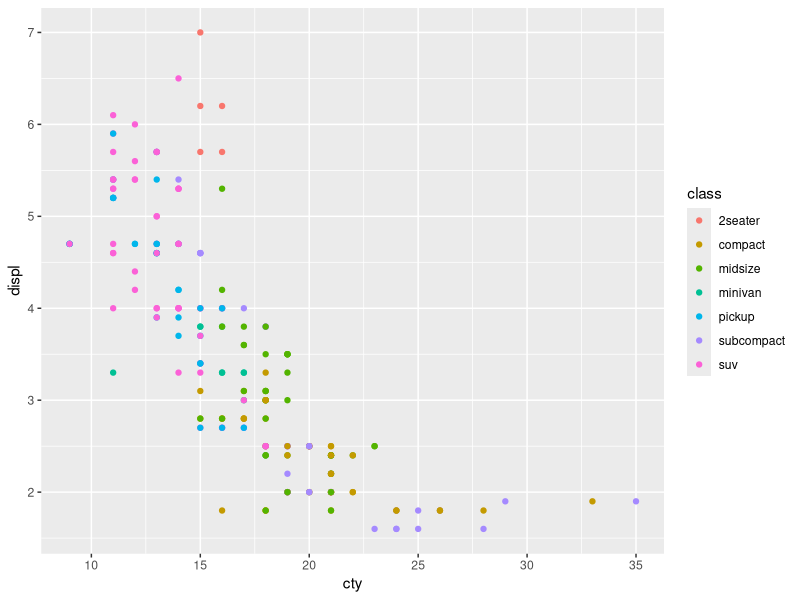
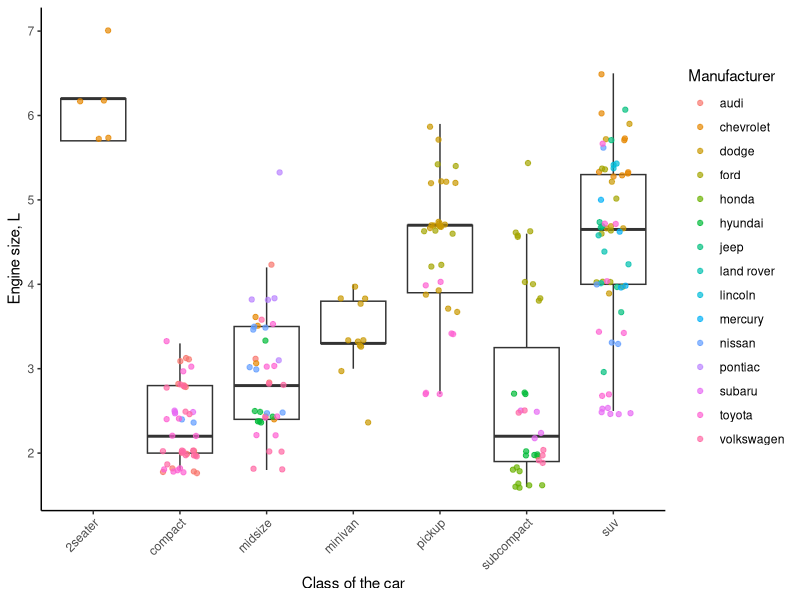
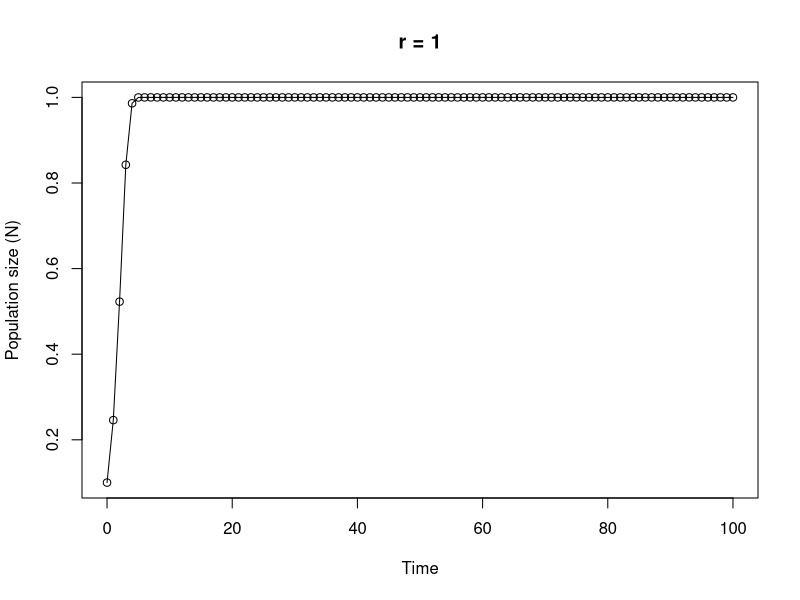

These charts were generated, in order, by the following R code:
## ---- chunk 1
library(readr)
library(tidyverse)
## ---- chunk 2
#file.choose()
mpg_df <- mpg
mpg_df %>% head()
## ---- chunk 3
mpg_df %>% ggplot(aes(x = cty, y = displ)) + geom_point(aes(colour = class))  

## ---- chunk 4
ggplot(mpg, aes(x = class, y = displ)) +
  geom_boxplot(outlier.shape = NA) + 
  geom_jitter(aes(color = manufacturer), width = 0.2, alpha = 0.7) +
  theme_classic() +
  labs(x = "Class of the car", y = "Engine size, L", color = "Manufacturer") + 
  theme(axis.text.x = element_text(angle = 45, hjust = 1))
## ---- chunk 5
 # Load the tidyverse package
library(dplyr) 
# Calculate the mean engine size using pipes
mean_engine_size <- mpg %>%
  select(displ) %>%  # Select only the 'displ' column
  pull() %>%  # Extract it as a vector
  mean(na.rm = TRUE)  # Compute the mean, ignoring NA values

# Print the result
print(mean_engine_size)
## ---- chunk 6
# area of a circle
# the equation to calculate the area of a circle is pi * radius^2

circle.area <- function(d){ 
    pi * (d/2)^2}

# to use your new function

circle.area(10)
## ---- chunk 7
# a vector with diameters ranging from 0 to 50 in steps of 10

cir.diam <- seq(from = 0, to = 50, by = 10)

# testing function

circle.area(cir.diam)
## ---- chunk 8
#converting farenheit to centegrade
far.cent <- function(a) {
    val <- (a - 32) * 5/9
    print(paste("Fahrenheit: ", round(a, digits = 3), "oF", sep = " "), quote = FALSE)  # round 3dp
    print(paste("Centigrade: ", round(val, digits = 3), "oC", sep = " "), quote = FALSE)  # round 3dp
}
## ---- chunk 9
# calculate a median

ourmedian <- function(x){
    n <- length(x)
    if (n %% 2 == 1)      # odd numbers
      sort(x)[(n + 1)/2]  # find the middle number by adding 1 to length and div 2
    else {                # even numbers
      middletwo <- sort(x)[(n/2) + 0:1]   #find the two middle numbers
      mean(middletwo)
      }
}

# use the function
mydat <- sample(1:50, size = 10, replace = TRUE )

# our function
ourmedian(mydat)

# R median function
median(mydat)
## ---- chunk 10
# function to simulate Ricker model

Ricker.model <- function(nzero, r, time, K = 1) {
    # sets initial parameters
    N <- numeric(time + 1)  # creates a real vector of length time+1 to store values of Nt+1
    N[1] <- nzero  # sets initial population size in first element of N
    for (i in 1:time) {
        # loops over time
        N[i + 1] <- N[i] * exp(r * (1 - N[i]/K))
    }
    Time <- 0:time  # creates vector for x axis
    plot(Time, N, type = "o", xlim = c(0, time), xlab = "Time", ylab = "Population size (N)", main = paste("r =",
        r, sep = " "))  # plots     output
}

# To run play around with the different parameters, especially r
Ricker.model(nzero = 0.1, r = 1, time = 100)
